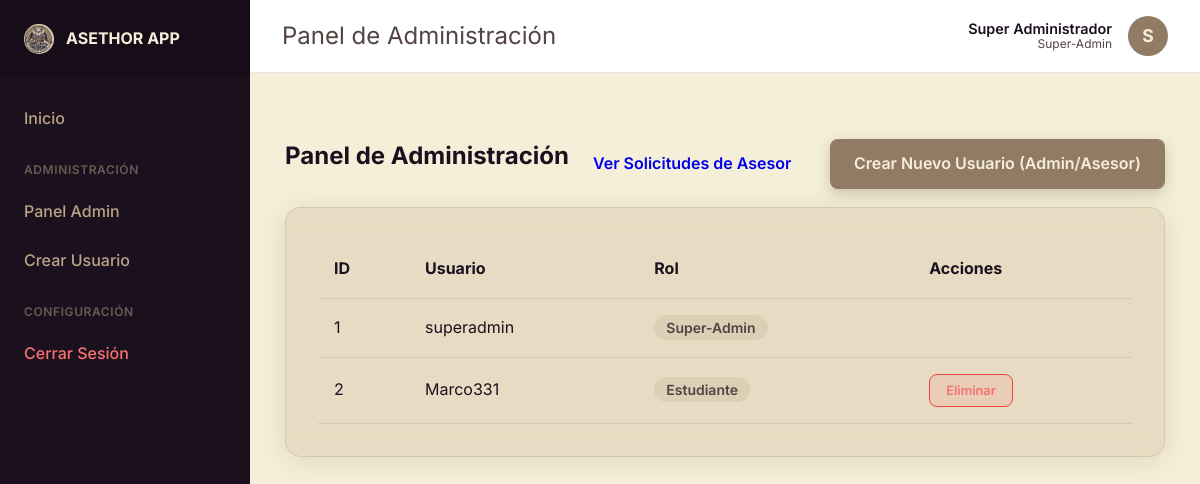
The app's page /admin/dashboard (signed in), older data.
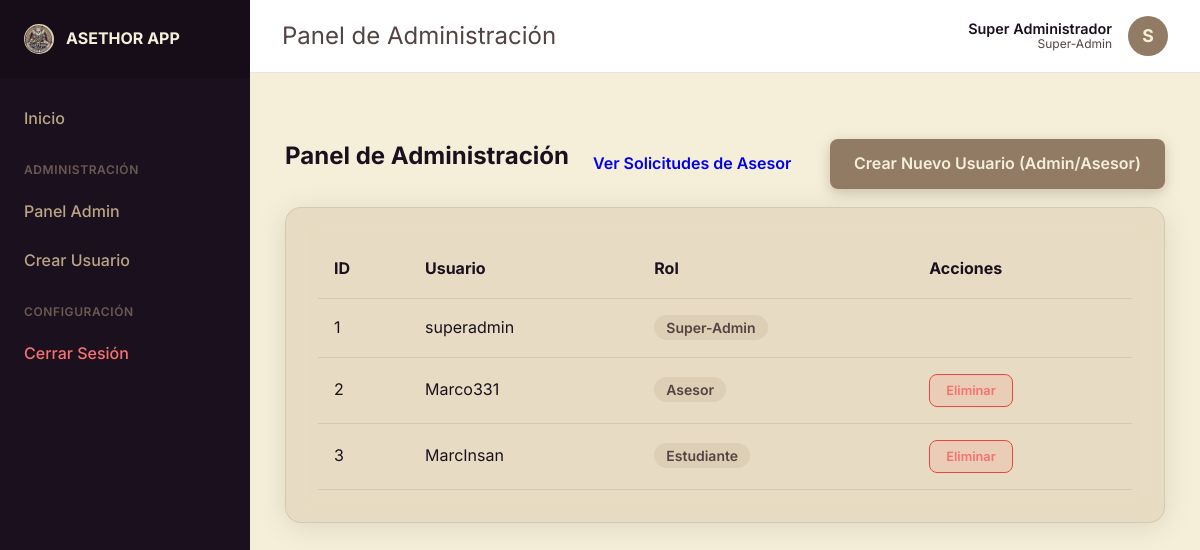
The same page, newer data.
### app/models.py (models this page shows, shortened)
class User(db.Model, UserMixin):
    id = db.Column(db.Integer, primary_key=True)
    username = db.Column(db.String(20), unique=True, nullable=False)
    password_hash = db.Column(db.String(60), nullable=False)
    role = db.Column(db.String(20), nullable=False, default='Estudiante') # Super-Admin, Admin, Asesor, Estudiante
    profile = db.relationship('Profile', backref='user', uselist=False, cascade='all, delete-orphan')
    sessions_given = db.relationship('TutoringSession', backref='asesor', cascade='all, delete-orphan')
    reviews_received = db.relationship('Review', foreign_keys='Review.asesor_id', backref='asesor_reviewed', cascade='all, delete-orphan')
    enrollments = db.relationship('Enrollment', backref='student', cascade='all, delete-orphan')
    reviews_given = db.relationship('Review', foreign_keys='Review.student_id', backref='student_reviewer', cascade='all, delete-orphan')

### app/routes/admin.py (the view)
@admin.route('/dashboard')
def dashboard():
    users = User.query.all()
    return render_template('admin/dashboard.html', title='Panel de Administración', users=users)

### app/models.py (called while the page is built)
@login_manager.user_loader
def load_user(user_id):
    return User.query.get(int(user_id))

### app/routes/admin.py (called while the page is built)
@admin.before_request
@login_required
def check_admin():
    if current_user.role not in ['Super-Admin', 'Admin']:
        flash('No tienes permiso para acceder a esta página.', 'danger')
        return redirect(url_for('main.home'))

### app/templates/admin/dashboard.html
{% extends 'base.html' %}
{% block content %}
<div class="d-flex justify-between align-center mb-2">
    <h2>Panel de Administración</h2>
    <div>
        <a href="{{ url_for('admin.role_requests') }}" class="btn btn-secondary" style="margin-right: 10px;">Ver Solicitudes de Asesor</a>
        <a href="{{ url_for('admin.create_user') }}" class="btn btn-primary">Crear Nuevo Usuario (Admin/Asesor)</a>
    </div>
</div>
<div class="glass card" style="overflow-x: auto;">
    <table style="width: 100%; border-collapse: collapse; text-align: left;">
        <thead>
            <tr style="border-bottom: 1px solid var(--surface-border);">
                <th style="padding: 1rem;">ID</th>
                <th style="padding: 1rem;">Usuario</th>
                <th style="padding: 1rem;">Rol</th>
                <th style="padding: 1rem;">Acciones</th>
            </tr>
        </thead>
        <tbody>
            {% for user in users %}
            <tr style="border-bottom: 1px solid var(--surface-border);">
                <td style="padding: 1rem;">{{ user.id }}</td>
                <td style="padding: 1rem;">{{ user.username }}</td>
                <td style="padding: 1rem;"><span class="badge">{{ user.role }}</span></td>
                <td style="padding: 1rem;">
                    {% if user.id != current_user.id and user.role != 'Super-Admin' %}
                        {% if current_user.role == 'Super-Admin' or (current_user.role == 'Admin' and user.role not in ['Super-Admin', 'Admin']) %}
                            <form action="{{ url_for('admin.delete_user', user_id=user.id) }}" method="POST" style="display:inline;">
                                <button type="submit" class="btn btn-danger" style="padding: 0.5rem 1rem; font-size: 0.8rem;" onclick="return confirm('¿Estás seguro de eliminar a este usuario?');">Eliminar</button>
                            </form>
                        {% endif %}
                    {% endif %}
                </td>
            </tr>
            {% endfor %}
        </tbody>
    </table>
</div>
{% endblock %}

### app/templates/base.html (shortened to what this page needs)
<!DOCTYPE html>
<html lang="es">
<head>
    <link rel="stylesheet" href="{{ url_for('static', filename='css/style.css') }}">
</head>
<body>
    {% if current_user.is_authenticated %}
    <div class="app-wrapper">
        <aside class="sidebar">
            <div class="sidebar-header">
                <img src="{{ url_for('static', filename='img/logo.jpg') }}" alt="Logo" style="height: 30px; object-fit: cover; border-radius: 50%;">
                <span style="font-weight: 700;">ASETHOR APP</span>
            </div>
            <nav class="sidebar-nav">
                <a href="{{ url_for('main.home') }}" class="sidebar-link">Inicio</a>
                {% if current_user.role == 'Super-Admin' or current_user.role == 'Admin' %}
                    <div class="sidebar-section">Administración</div>
                    <a href="{{ url_for('admin.dashboard') }}" class="sidebar-link">Panel Admin</a>
                    <a href="{{ url_for('admin.create_user') }}" class="sidebar-link">Crear Usuario</a>
                {% endif %}
                <div class="sidebar-section">Configuración</div>
                <a href="{{ url_for('auth.logout') }}" class="sidebar-link" style="color: #f87171;">Cerrar Sesión</a>
            </nav>
        </aside>
        <main class="main-wrapper">
            <header class="topbar">
                <div class="topbar-title">{% if title %}{{ title }}{% else %}Inicio{% endif %}</div>
                <div class="topbar-profile">
                    <div style="text-align: right; line-height: 1.2;">
                        <div style="font-weight: 600; color: var(--text-primary); font-size: 0.9rem;">{{ current_user.profile.full_name or current_user.username }}</div>
                        <div style="font-size: 0.75rem; color: var(--text-secondary);">{{ current_user.role }}</div>
                    </div>
                    <div class="avatar">{{ current_user.username[0]|upper }}</div>
                </div>
            </header>
            <div class="container" style="padding: 2rem;">
    {% endif %}
        {% block content %}{% endblock %}
    {% if current_user.is_authenticated %}
            </div>
        </main>
    </div>
    {% else %}
    </main>
    {% endif %}
</body>
</html>

Row changes from the older to the newer data that the page shows:
changed User "Marco331": role "Estudiante" → "Asesor"
added User: id "3", username "MarcInsan", role "Estudiante"
